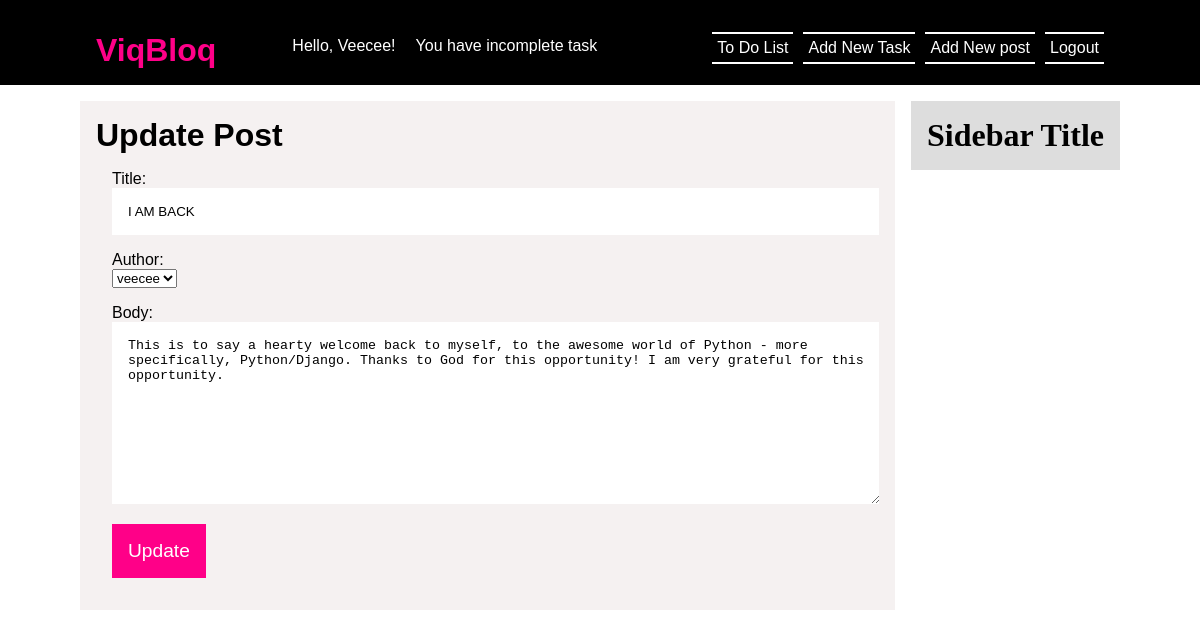
The page /article/6/update (signed in) on the database its author committed.
### blog/models.py (models this page shows, shortened)
class Post(models.Model):
    title = models.CharField(max_length=255)
    author = models.ForeignKey(User, on_delete=models.CASCADE)
    body = models.TextField()
    created_at = models.DateTimeField(auto_now_add=True, editable=False)
    updated_at = models.DateTimeField(auto_now=True, editable=False)
    class Meta:
        ordering = ['-created_at']

### blog/views.py (the view)
# urls.py: path('article/<int:pk>/update', UpdatePostView.as_view(), name='post-update'),
class UpdatePostView(LoginRequiredMixin, UpdateView):
    model = Post
    template_name = 'update_post.html'
    fields = '__all__'

### blog/templates/update_post.html (shortened to what this page needs)
{% extends 'base.html' %}
{% block content %}
    <div class="new_post">
        <h1>Update Post</h1>
        <form method="POST">
            {{form.as_p}}
            <div><button>Update</button></div>
        </form>
    </div>
{% endblock content %}

### blog/templates/base.html (shortened to what this page needs)
<!DOCTYPE html>
<html lang="en">
<head>
    {% load static %}
    <link rel="stylesheet" type="text/css" href="{% static "css/styles.css" %}">
</head>
<body>
    <header class="site_header">
        <div class="site_brand">
            <h1><a href="{% url 'home' %}">ViqBloq</a></h1>
            <p>
                {% if request.user.is_authenticated %}
                    <div style='margin-left: 10px;'><a href="{% url 'logout' %}">Logout</a></div>
                    <div style='margin-left: 10px;'><a href="{% url 'post-new' %}"> Add New post</a></div>
                    <div style='margin-left: 10px;'><a href="{% url 'task-create' %}"> Add New Task</a></div>
                    <div style='margin-left: 10px;'><a href="{% url 'tasks' %}"> To Do List</a></div>
                    <div style='margin-right: 100px; border-bottom: none; border-top: none;'><p>You have <em>{{count}}</em> incomplete task{{count | pluralize:"s"}}</p></div>
                    <div style='margin-right: 10px; border-bottom: none; border-top: none;'><p>Hello, {{request.user | title}}!</p></div>
                {% else %}
                    <div style='margin-left: 10px;'><a href="{% url 'login' %}">Login</a></div>
                {% endif %}
            </p>
        </div>
    </header>
    <div class="content_wrapper">
        <div class="content">
            {% block content %}{% endblock %}
        </div>
        <div class="sidebar">
            <div class="widget">
                <h1 class="widget_title">Sidebar Title</h1>
            </div>
        </div>
    </div>
</body>
</html>

### viq/static/css/styles.css (style rules this page uses)
* { margin: 0; padding: 0; }
a, a:visited { text-decoration: none; color: #fff; }
.site_header { background: black; color: #fff; padding: 1rem; font-family: sans-serif; overflow: hidden; }
.site_brand { margin: auto; max-width: 100rem; margin: 1rem 5rem; }
.site_brand h1 { float: left; }
.site_brand h1 a { color: #F08; }
.site_brand div { float: right; border-bottom: 2px solid; border-top: 2px solid; padding: 5px; }
.content_wrapper { display: flex; margin: auto; max-width: 100rem; margin-top: 1rem; align-items: end; margin: 1rem 5rem; align-items: start; }
.content { flex: 1 0 70%; margin-right: 1rem; }
.new_post { font-family: sans-serif; background: #f3eeeecf; padding: 1rem; }
.new_post h1 { font-size: 2rem; }
.new_post form { padding: 1rem; overflow: hidden; display: flex; flex-direction: column; }
.new_post form p { margin-bottom: 1rem; }
.new_post form input, .new_post form textarea { padding: 1rem; border: none; width: 98%; }
.new_post label { display: block; }
.new_post button { cursor: pointer; padding: 1rem; font-size: 1.2rem; border: none; color: #fff; font-family: sans-serif; outline: none; background: #F08; }
.sidebar { background: #ddd; padding: 1rem; }

### rows shown on the page
Post: title "I AM BACK", author "veecee", body "This is to say a hearty welcome back to myself, to the awesome world of Python - more specifically, Python/Django. Thanks to God for this opportunity! I am very grateful for this opportunity."

### other values the page prints
{{ request.user | title }} "Veecee"
